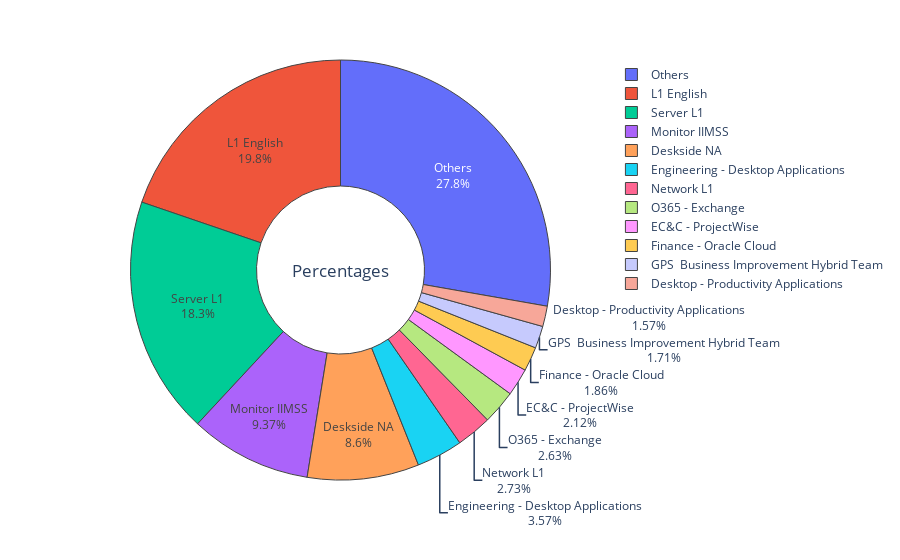

Source (notebook cell):
### Code cell
fig1 = px.pie(data,values=data.category.value_counts(),names=data.category.value_counts().index)
fig1.update_traces(textposition='auto', textinfo='percent+label',marker={"line":{"width":1}},hoverinfo='label+percent',hole=0.4)
fig1.update_layout(annotations=[{"text":"Percentages","showarrow":False,"font_size":17}])
iplot(fig1)
fig1.show(renderer="colab")

### Figure 1 — Plotly figure (JSON) as saved in the notebook; plotly's stock layout.template omitted (floating-point values rounded to 4 significant figures)
{"data": [{"textposition": "auto", "hovertemplate": "label=%{label}<br>value=%{value}", "domain": {"y": [0, 1], "x": [0, 1]}, "legendgroup": "", "name": "", "labels": ["Others", "L1 English", "Server L1", "Monitor IIMSS", "Deskside NA", "Engineering - Desktop Applications", "Network L1", "O365 - Exchange", "EC&C - ProjectWise", "Finance - Oracle Cloud", "GPS  Business Improvement Hybrid Team", "Desktop - Productivity Applications"], "showlegend": true, "hoverlabel": {"namelength": 0}, "values": [35555, 25308, 23472, 12001, 11008, 4567, 3493, 3366, 2716, 2388, 2187, 2012], "hoverinfo": "label+percent", "marker": {"line": {"width": 1}}, "textinfo": "percent+label", "hole": 0.4, "type": "pie"}], "layout": {"margin": {"t": 60}, "annotations": [{"text": "Percentages", "font": {"size": 17}, "showarrow": false}], "legend": {"tracegroupgap": 0}}}
